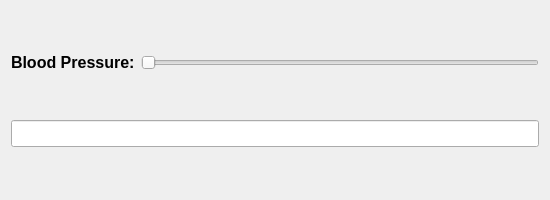
<?xml version="1.0" encoding="UTF-8"?>
<ui version="4.0">
 <class>Form</class>
 <widget class="QWidget" name="Form">
  <property name="geometry">
   <rect>
    <x>0</x>
    <y>0</y>
    <width>550</width>
    <height>200</height>
   </rect>
  </property>
  <property name="windowTitle">
   <string>Form</string>
  </property>
  <layout class="QVBoxLayout" name="verticalLayout">
   <item>
    <layout class="QHBoxLayout" name="horizontalLayout">
     <item>
      <widget class="QLabel" name="label">
       <property name="font">
        <font>
         <pointsize>12</pointsize>
         <bold>true</bold>
        </font>
       </property>
       <property name="text">
        <string>Blood Pressure:</string>
       </property>
      </widget>
     </item>
     <item>
      <widget class="QSlider" name="horizontalSlider">
       <property name="orientation">
        <enum>Qt::Horizontal</enum>
       </property>
      </widget>
     </item>
    </layout>
   </item>
   <item>
    <widget class="QLineEdit" name="lineEdit">
     <property name="font">
      <font>
       <pointsize>12</pointsize>
      </font>
     </property>
    </widget>
   </item>
  </layout>
 </widget>
 <resources/>
 <connections/>
</ui>
